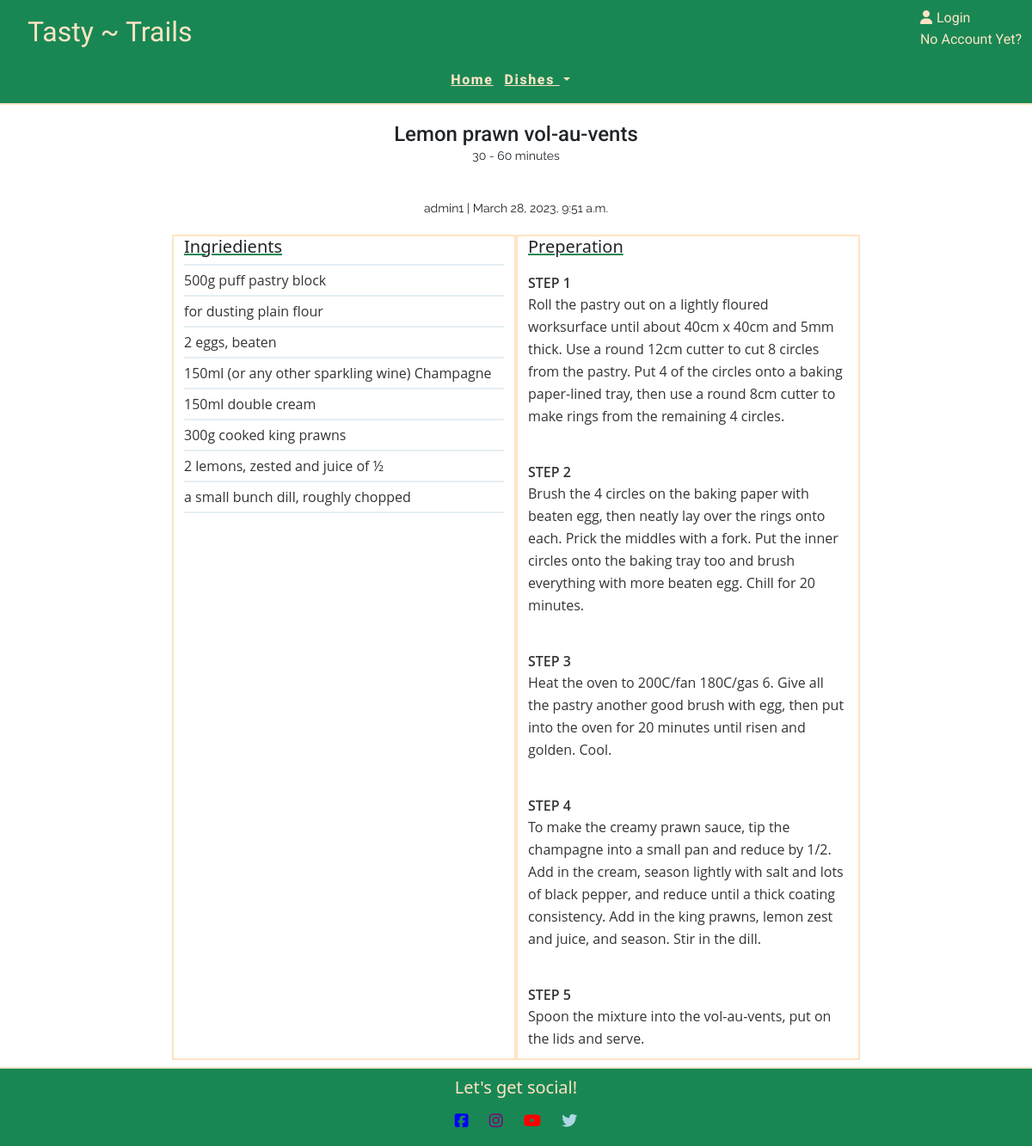
The app's page /lemon-prawn-vol-au-vents/ with its own data.
### feed/models.py (models this page shows, shortened)
class Recipe(models.Model):
    two = 2
    four = 4
    six = 6
    eight = 8
    ten = 10
    STARTER = 'Starter'
    MAIN = 'Main'
    DESSERT = 'Dessert'
    SHORT = '30 - 60 minutes'
    REGULAR =  '1 hour - 2 hour'
    LONG = '2 hours - 3 hours'
    number_of_mouths = [
        (two, 2),
        (four, 4),
        (six, 6),
        (eight, 8),
        (ten, 10)
    ]
    category = [
        (STARTER , 'Starter'),
        (MAIN, 'Main'),
        (DESSERT, 'Dessert')
    ]
    time = [
        (SHORT , '15 - 60 minutes'),
        (REGULAR ,  '1 hour - 2 hour'),
        (LONG ,  '2 hours - 3 hours'),
    ]
    recipe = models.CharField(max_length=300, unique=True)
    slug = models.SlugField(max_length=300, unique=True)
    author = models.ForeignKey(User, on_delete=models.CASCADE, related_name='recipe_post')
    cooking_time = models.CharField(max_length=100, choices=time, default="")
    amount_of_people = models.IntegerField(choices=number_of_mouths, default="" )
    category = models.CharField(max_length=100, choices=category, default= '')
    created_on = models.DateTimeField(auto_now=True)
    updated_on = models.DateTimeField(auto_now=True)
    ingriedients = models.TextField()
    preperation = models.TextField()
    image= CloudinaryField('image', default='placeholder')
    status = models.IntegerField(choices=status, default=0)
    class Meta:
        ordering = ['category']

### feed/views.py (the view)
class RecipeDetail(View):
    def get(self, request, slug, *args, **kwargs):
        queryset = Recipe.objects.filter(status=1)
        recipe = get_object_or_404(queryset, slug=slug)
        return render(
            request,
            "show_recipe.html",
            {'recipe': recipe,
            })

### templates/show_recipe.html (shortened to what this page needs)
{% extends "base.html"%}
        {% block content %}
<section class="main-content" >
        <div class="jumbotron-fluid" id="pdf-content">
            <div class="container full-display-summary">
                <div class="media">
                    <div class="media-body text-center">
                        <h4 class="card-title "> {{ recipe.recipe }}</h4>
                        <p class="card-text"> {{recipe.cooking_time}}</p>
                        <p class="card-text">{{ recipe.author }} | {{ recipe.created_on}}  </p>
                    </div>
                </div>
            </div>
            <div class="container-fluid" >
                <div class="row justify-content-center">
                    <div class="col-md-4 col-sm full-display">
                        <h5 class="full-display-header"> Ingriedients</h5>
                        {{recipe.ingriedients | safe}}</div>
                    <div class="col-md-4 col-sm full-display">
                        <h5 class="full-display-header"> Preperation</h5>
                        {{recipe.preperation | safe }}</div>
                </div>
            </div>
        </div>
</section>
        {% endblock content %}

### static/css/style.css (style rules this page uses)
body { background-color: #ffe4c4; }
.main-content { margin-bottom: 100px; }
.card-title { font-family: Roboto, sans-serif; color: black; }
.card-text { font-family: Raleway, sans-serif; font-size: 14px; }
.full-display-summary { padding-top: 20px; padding-bottom: 20px; }
.full-display { border:solid 2px #ffe4c4; }
.full-display-header { text-decoration: underline #198754; }

### records on screen
Recipe: recipe "Lemon prawn vol-au-vents", cooking_time "30 - 60 minutes", author "admin1", created_on "March 28, 2023, 9:51 a.m.", ingriedients "500g puff pastry block for dusting plain flour 2 eggs, beaten 150ml (or any other sparkling wine) Champagne 150ml double cream 300g cooked king prawns 2 lemons, zested and juice of ½ a small bunch dill, roughly chopped", preperation "STEP 1 Roll the pastry out on a lightly floured worksurface until about 40cm x 40cm and 5mm thick. Use a round 12cm cutter to cut 8 circles from the pastry. Put 4 of the circles onto a baking paper-lined tray, then use a round 8cm cutter to make rings from the remaining 4 circles. STEP 2 Brush the 4 circles on the baking paper with beaten egg, then neatly lay over the rings onto each. Prick the middles with a fork. Put the inner circles onto the baking tray too and brush everything with more beaten egg. Chill for 20 minutes. STEP 3 Heat the oven to 200C/fan 180C/gas 6. Give all the pastry another good brush with egg, then put into the oven for 20 minutes until risen and golden. Cool. STEP 4…"
